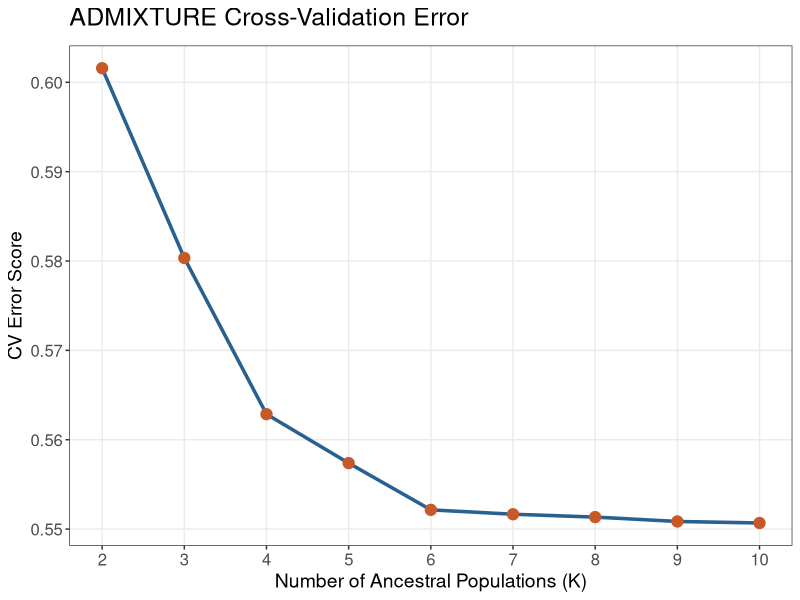

This figure's R source:
# -----------------------------------------------------------------------------
# ADMIXTURE CROSS-VALIDATION (CV) ERROR PLOT
# -----------------------------------------------------------------------------
library(tidyverse)

# Set working directory to the primary project folder
setwd("/path/to/project_directory")

# 1. Construct the dataset from the cross-validation log outputs
cv_data <- tibble(
  K = 2:10,
  CV_Error = c(
    0.60158, # K=2
    0.58034, # K=3
    0.56286, # K=4
    0.55738, # K=5
    0.55215, # K=6
    0.55166, # K=7
    0.55134, # K=8
    0.55085, # K=9
    0.55068  # K=10
  )
)

# 2. Generate the plot matching institutional figure style guidelines
cv_plot <- ggplot(cv_data, aes(x = K, y = CV_Error)) +
  # Draw the line (Steel Blue) and points (Burnt Orange) for visual distinction
  geom_line(color = "#286090", linewidth = 1.2) +
  geom_point(color = "#C55A28", size = 3.5) +
  
  # Ensure the x-axis explicitly shows every K value analyzed
  scale_x_continuous(breaks = 2:10) +
  
  # Apply axis and title labels
  labs(
    title = "ADMIXTURE Cross-Validation Error",
    x = "Number of Ancestral Populations (K)",
    y = "CV Error Score"
  ) +
  
  # Use theme_bw for a clean, academic white background with border
  theme_bw() +
  theme(
    # Format gridlines to highlight major intervals
    panel.grid.minor = element_blank(),
    panel.grid.major = element_line(color = "gray92"),
    
    # Adjust typography to match thesis figure standards
    plot.title = element_text(size = 18, hjust = 0, margin = margin(b = 10)),
    axis.title = element_text(size = 14),
    axis.text = element_text(size = 12, color = "gray30")
  )

# 3. Export the plot to the results directory
output_file <- "Results/Figures/Supplementary_Figure_S2_CV_Error.png"
ggsave(output_file, plot = cv_plot, width = 8, height = 5.5, dpi = 300)

print(paste("Cross-validation plot successfully saved to:", output_file))
